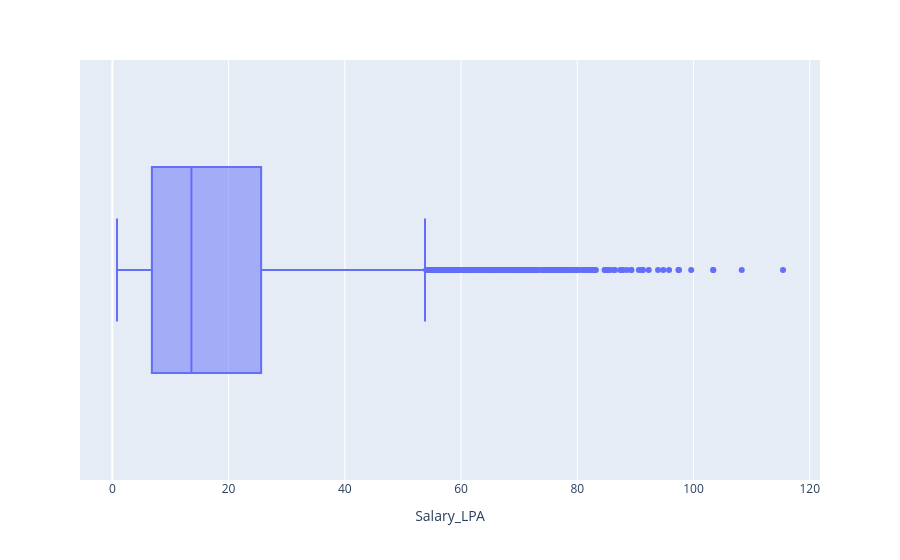

Source (notebook cell):
### Code cell
px.box(df, x='Salary_LPA')

### Figure 1 — Plotly figure (JSON) as saved in the notebook; plotly's stock layout.template omitted (floating-point values rounded to 4 significant figures; data arrays with more than 128 entries replaced by an {"elided": "..."} marker saying what was removed)
{"data": [{"alignmentgroup": "True", "hovertemplate": "Salary_LPA=%{x}<extra></extra>", "legendgroup": "", "marker": {"color": "#636efa"}, "name": "", "notched": false, "offsetgroup": "", "orientation": "h", "showlegend": false, "x": {"elided": "5000 float values"}, "x0": " ", "xaxis": "x", "y0": " ", "yaxis": "y", "type": "box"}], "layout": {"xaxis": {"anchor": "y", "domain": [0.0, 1.0], "title": {"text": "Salary_LPA"}}, "yaxis": {"anchor": "x", "domain": [0.0, 1.0]}, "legend": {"tracegroupgap": 0}, "margin": {"t": 60}, "boxmode": "group"}}
